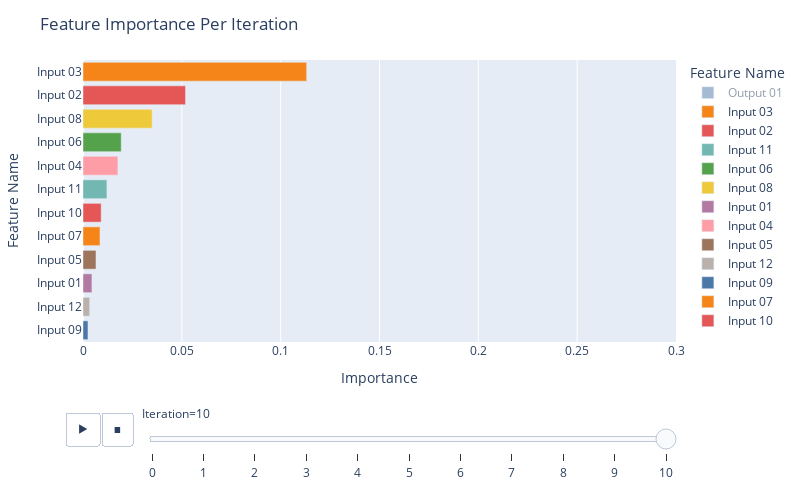

Notebook cell for this chart:
### Code cell
fig = px.bar(
    df_imp,
    y="Feature Name",
    x="Importance",
    color="Feature Name",
    color_discrete_sequence=px.colors.qualitative.T10,
    animation_frame="Iteration",
    animation_group="Feature Name",
    orientation="h",
    range_x=[0,0.3]
)

fig.update_yaxes(categoryorder='total ascending')

fig.update_layout(
    autosize=False,
    width=800,
    height=500,
    title_text=f"Feature Importance Per Iteration",
    #paper_bgcolor='#2d3035',
    #plot_bgcolor='#2d3035', 
)


fig.show()

### Figure 1 — Plotly figure (JSON) as saved in the notebook; plotly's stock layout.template omitted (floating-point values rounded to 4 significant figures)
{"data": [{"alignmentgroup": "True", "hovertemplate": "Feature Name=%{y}<br>Iteration=10<br>Importance=%{x}<extra></extra>", "ids": ["Output 01"], "legendgroup": "Output 01", "marker": {"color": "#4C78A8", "pattern": {"shape": ""}}, "name": "Output 01", "offsetgroup": "Output 01", "orientation": "h", "showlegend": true, "textposition": "auto", "type": "bar", "visible": "legendonly", "x": [0.7161], "xaxis": "x", "y": ["Output 01"], "yaxis": "y"}, {"alignmentgroup": "True", "hovertemplate": "Feature Name=%{y}<br>Iteration=10<br>Importance=%{x}<extra></extra>", "ids": ["Input 03"], "legendgroup": "Input 03", "marker": {"color": "#F58518", "pattern": {"shape": ""}}, "name": "Input 03", "offsetgroup": "Input 03", "orientation": "h", "showlegend": true, "textposition": "auto", "type": "bar", "x": [0.1131], "xaxis": "x", "y": ["Input 03"], "yaxis": "y"}, {"alignmentgroup": "True", "hovertemplate": "Feature Name=%{y}<br>Iteration=10<br>Importance=%{x}<extra></extra>", "ids": ["Input 02"], "legendgroup": "Input 02", "marker": {"color": "#E45756", "pattern": {"shape": ""}}, "name": "Input 02", "offsetgroup": "Input 02", "orientation": "h", "showlegend": true, "textposition": "auto", "type": "bar", "x": [0.05187], "xaxis": "x", "y": ["Input 02"], "yaxis": "y"}, {"alignmentgroup": "True", "hovertemplate": "Feature Name=%{y}<br>Iteration=10<br>Importance=%{x}<extra></extra>", "ids": ["Input 11"], "legendgroup": "Input 11", "marker": {"color": "#72B7B2", "pattern": {"shape": ""}}, "name": "Input 11", "offsetgroup": "Input 11", "orientation": "h", "showlegend": true, "textposition": "auto", "type": "bar", "x": [0.0121], "xaxis": "x", "y": ["Input 11"], "yaxis": "y"}, {"alignmentgroup": "True", "hovertemplate": "Feature Name=%{y}<br>Iteration=10<br>Importance=%{x}<extra></extra>", "ids": ["Input 06"], "legendgroup": "Input 06", "marker": {"color": "#54A24B", "pattern": {"shape": ""}}, "name": "Input 06", "offsetgroup": "Input 06", "orientation": "h", "showlegend": true, "textposition": "auto", "type": "bar", "x": [0.01934], "xaxis": "x", "y": ["Input 06"], "yaxis": "y"}, {"alignmentgroup": "True", "hovertemplate": "Feature Name=%{y}<br>Iteration=10<br>Importance=%{x}<extra></extra>", "ids": ["Input 08"], "legendgroup": "Input 08", "marker": {"color": "#EECA3B", "pattern": {"shape": ""}}, "name": "Input 08", "offsetgroup": "Input 08", "orientation": "h", "showlegend": true, "textposition": "auto", "type": "bar", "x": [0.03497], "xaxis": "x", "y": ["Input 08"], "yaxis": "y"}, {"alignmentgroup": "True", "hovertemplate": "Feature Name=%{y}<br>Iteration=10<br>Importance=%{x}<extra></extra>", "ids": ["Input 01"], "legendgroup": "Input 01", "marker": {"color": "#B279A2", "pattern": {"shape": ""}}, "name": "Input 01", "offsetgroup": "Input 01", "orientation": "h", "showlegend": true, "textposition": "auto", "type": "bar", "x": [0.004527], "xaxis": "x", "y": ["Input 01"], "yaxis": "y"}, {"alignmentgroup": "True", "hovertemplate": "Feature Name=%{y}<br>Iteration=10<br>Importance=%{x}<extra></extra>", "ids": ["Input 04"], "legendgroup": "Input 04", "marker": {"color": "#FF9DA6", "pattern": {"shape": ""}}, "name": "Input 04", "offsetgroup": "Input 04", "orientation": "h", "showlegend": true, "textposition": "auto", "type": "bar", "x": [0.01766], "xaxis": "x", "y": ["Input 04"], "yaxis": "y"}, {"alignmentgroup": "True", "hovertemplate": "Feature Name=%{y}<br>Iteration=10<br>Importance=%{x}<extra></extra>", "ids": ["Input 05"], "legendgroup": "Input 05", "marker": {"color": "#9D755D", "pattern": {"shape": ""}}, "name": "Input 05", "offsetgroup": "Input 05", "orientation": "h", "showlegend": true, "textposition": "auto", "type": "bar", "x": [0.006567], "xaxis": "x", "y": ["Input 05"], "yaxis": "y"}, {"alignmentgroup": "True", "hovertemplate": "Feature Name=%{y}<br>Iteration=10<br>Importance=%{x}<extra></extra>", "ids": ["Input 12"], "legendgroup": "Input 12", "marker": {"color": "#BAB0AC", "pattern": {"shape": ""}}, "name": "Input 12", "offsetgroup": "Input 12", "orientation": "h", "showlegend": true, "textposition": "auto", "type": "bar", "x": [0.003372], "xaxis": "x", "y": ["Input 12"], "yaxis": "y"}, {"alignmentgroup": "True", "hovertemplate": "Feature Name=%{y}<br>Iteration=10<br>Importance=%{x}<extra></extra>", "ids": ["Input 09"], "legendgroup": "Input 09", "marker": {"color": "#4C78A8", "pattern": {"shape": ""}}, "name": "Input 09", "offsetgroup": "Input 09", "orientation": "h", "showlegend": true, "textposition": "auto", "type": "bar", "x": [0.002516], "xaxis": "x", "y": ["Input 09"], "yaxis": "y"}, {"alignmentgroup": "True", "hovertemplate": "Feature Name=%{y}<br>Iteration=10<br>Importance=%{x}<extra></extra>", "ids": ["Input 07"], "legendgroup": "Input 07", "marker": {"color": "#F58518", "pattern": {"shape": ""}}, "name": "Input 07", "offsetgroup": "Input 07", "orientation": "h", "showlegend": true, "textposition": "auto", "type": "bar", "x": [0.008588], "xaxis": "x", "y": ["Input 07"], "yaxis": "y"}, {"alignmentgroup": "True", "hovertemplate": "Feature Name=%{y}<br>Iteration=10<br>Importance=%{x}<extra></extra>", "ids": ["Input 10"], "legendgroup": "Input 10", "marker": {"color": "#E45756", "pattern": {"shape": ""}}, "name": "Input 10", "offsetgroup": "Input 10", "orientation": "h", "showlegend": true, "textposition": "auto", "type": "bar", "x": [0.009197], "xaxis": "x", "y": ["Input 10"], "yaxis": "y"}], "layout": {"autosize": false, "barmode": "relative", "height": 500, "legend": {"title": {"text": "Feature Name"}, "tracegroupgap": 0}, "margin": {"t": 60}, "sliders": [{"active": 10, "currentvalue": {"prefix": "Iteration="}, "len": 0.9, "pad": {"b": 10, "t": 60}, "steps": [{"args": [["0"], {"frame": {"duration": 0, "redraw": true}, "fromcurrent": true, "mode": "immediate", "transition": {"duration": 0, "easing": "linear"}}], "label": "0", "method": "animate"}, {"args": [["1"], {"frame": {"duration": 0, "redraw": true}, "fromcurrent": true, "mode": "immediate", "transition": {"duration": 0, "easing": "linear"}}], "label": "1", "method": "animate"}, {"args": [["2"], {"frame": {"duration": 0, "redraw": true}, "fromcurrent": true, "mode": "immediate", "transition": {"duration": 0, "easing": "linear"}}], "label": "2", "method": "animate"}, {"args": [["3"], {"frame": {"duration": 0, "redraw": true}, "fromcurrent": true, "mode": "immediate", "transition": {"duration": 0, "easing": "linear"}}], "label": "3", "method": "animate"}, {"args": [["4"], {"frame": {"duration": 0, "redraw": true}, "fromcurrent": true, "mode": "immediate", "transition": {"duration": 0, "easing": "linear"}}], "label": "4", "method": "animate"}, {"args": [["5"], {"frame": {"duration": 0, "redraw": true}, "fromcurrent": true, "mode": "immediate", "transition": {"duration": 0, "easing": "linear"}}], "label": "5", "method": "animate"}, {"args": [["6"], {"frame": {"duration": 0, "redraw": true}, "fromcurrent": true, "mode": "immediate", "transition": {"duration": 0, "easing": "linear"}}], "label": "6", "method": "animate"}, {"args": [["7"], {"frame": {"duration": 0, "redraw": true}, "fromcurrent": true, "mode": "immediate", "transition": {"duration": 0, "easing": "linear"}}], "label": "7", "method": "animate"}, {"args": [["8"], {"frame": {"duration": 0, "redraw": true}, "fromcurrent": true, "mode": "immediate", "transition": {"duration": 0, "easing": "linear"}}], "label": "8", "method": "animate"}, {"args": [["9"], {"frame": {"duration": 0, "redraw": true}, "fromcurrent": true, "mode": "immediate", "transition": {"duration": 0, "easing": "linear"}}], "label": "9", "method": "animate"}, {"args": [["10"], {"frame": {"duration": 0, "redraw": true}, "fromcurrent": true, "mode": "immediate", "transition": {"duration": 0, "easing": "linear"}}], "label": "10", "method": "animate"}], "x": 0.1, "xanchor": "left", "y": 0, "yanchor": "top"}], "title": {"text": "Feature Importance Per Iteration"}, "updatemenus": [{"active": 0, "buttons": [{"args": [null, {"frame": {"duration": 500, "redraw": true}, "fromcurrent": true, "mode": "immediate", "transition": {"duration": 500, "easing": "linear"}}], "label": "&#9654;", "method": "animate"}, {"args": [[null], {"frame": {"duration": 0, "redraw": true}, "fromcurrent": true, "mode": "immediate", "transition": {"duration": 0, "easing": "linear"}}], "label": "&#9724;", "method": "animate"}], "direction": "left", "pad": {"r": 10, "t": 70}, "showactive": false, "type": "buttons", "x": 0.1, "xanchor": "right", "y": 0, "yanchor": "top"}], "width": 800, "xaxis": {"anchor": "y", "domain": [0, 1], "range": [0, 0.3], "title": {"text": "Importance"}, "type": "linear"}, "yaxis": {"anchor": "x", "autorange": true, "categoryarray": ["Input 10", "Input 07", "Input 09", "Input 12", "Input 05", "Input 04", "Input 01", "Input 08", "Input 06", "Input 11", "Input 02", "Input 03", "Output 01"], "categoryorder": "total ascending", "domain": [0, 1], "range": [0.5, 12.5], "title": {"text": "Feature Name"}, "type": "category"}}}
